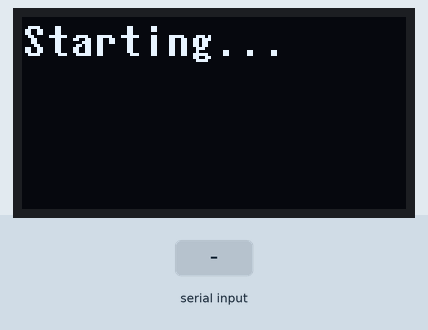
This sketch was run on a simulated Arduino Uno, built with avr-gcc and run on an emulated ATmega328P. On the bench: 128×64 one-colour display. The inputs (shaded band) are chosen by the test bench.

Above: at 2.3 s.
2.4 s: "1" received over Serial
At 4.7 s:
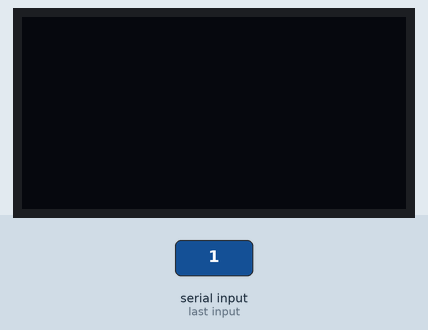
Timing chart, 0 to 6.2 s (numbered marks = the images above; inputs shaded):
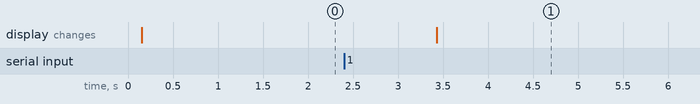

Measured:
- after the input at 2.4 s, the display: changes after 1.0 s (image 1)

The sketch:

heltec_serialize_screen.ino
```cpp
#include <ArduinoJson.h>
#include <U8x8lib.h>

U8X8_SSD1306_128X64_NONAME_SW_I2C u8x8(/* clock=*/ 15, /* data=*/ 4, /* reset=*/ 16);

void setup() {
  // put your setup code here, to run once:
Serial.begin(9600);

u8x8.begin();

  u8x8.setFont(u8x8_font_7x14B_1x2_f);
   u8x8.clear();
   u8x8.setCursor(0,0);
   u8x8.print("Starting...");
   delay(1000);
}

void loop() {

  if (Serial.available()) {

    StaticJsonDocument<300> doc;
    DeserializationError err = deserializeJson(doc, Serial);

    if (err == DeserializationError::Ok)
    {
     String json;
    serializeJson(doc, json);;

    const char* srce = doc["source"];
    const char* msg = doc["msg"];

     u8x8.clear();
     u8x8.setCursor(0,0);
     u8x8.print(srce);
     u8x8.setCursor(0,2);
     u8x8.print(msg);
    }
    else
    {
      // Print error to the "debug" serial port
      Serial.print("deserializeJson() returned ");
      Serial.println(err.c_str());

      // Flush all bytes in the "link" serial port buffer
      while (Serial.available() > 0)
        Serial.read();
    }

  }
}
```
